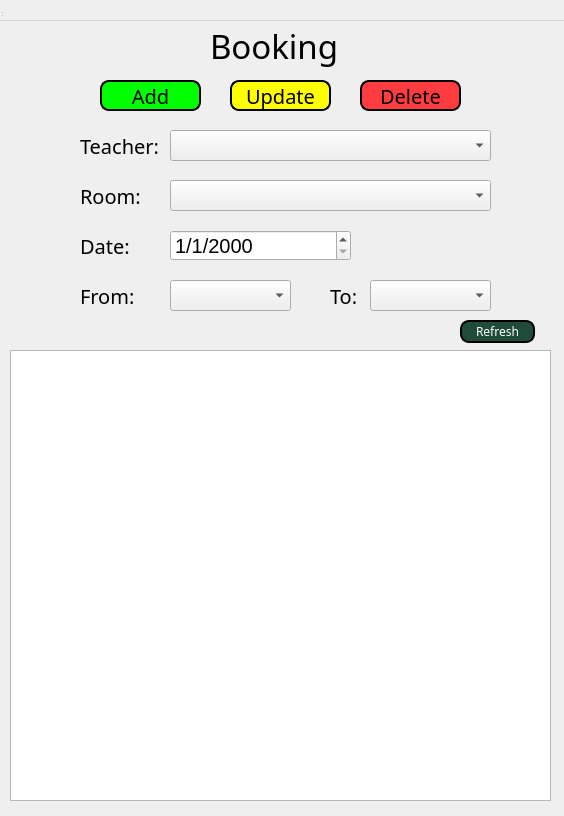
<?xml version="1.0" encoding="UTF-8"?>
<ui version="4.0">
 <class>Booking_Window</class>
 <widget class="QDialog" name="Booking_Window">
  <property name="geometry">
   <rect>
    <x>0</x>
    <y>0</y>
    <width>564</width>
    <height>816</height>
   </rect>
  </property>
  <property name="windowTitle">
   <string>Booking</string>
  </property>
  <widget class="QWidget" name="centralwidget" native="true">
   <property name="geometry">
    <rect>
     <x>0</x>
     <y>0</y>
     <width>100</width>
     <height>30</height>
    </rect>
   </property>
  </widget>
  <widget class="QMenuBar" name="menubar">
   <property name="geometry">
    <rect>
     <x>0</x>
     <y>0</y>
     <width>567</width>
     <height>21</height>
    </rect>
   </property>
  </widget>
  <widget class="QStatusBar" name="statusbar">
   <property name="geometry">
    <rect>
     <x>0</x>
     <y>0</y>
     <width>3</width>
     <height>18</height>
    </rect>
   </property>
  </widget>
  <widget class="QLabel" name="label">
   <property name="geometry">
    <rect>
     <x>210</x>
     <y>20</y>
     <width>151</width>
     <height>51</height>
    </rect>
   </property>
   <property name="font">
    <font>
     <family>FiraCode Nerd Font Mono Ret</family>
     <pointsize>25</pointsize>
    </font>
   </property>
   <property name="text">
    <string>Booking</string>
   </property>
  </widget>
  <widget class="QComboBox" name="room_booking">
   <property name="geometry">
    <rect>
     <x>170</x>
     <y>180</y>
     <width>321</width>
     <height>31</height>
    </rect>
   </property>
   <property name="font">
    <font>
     <pointsize>15</pointsize>
    </font>
   </property>
  </widget>
  <widget class="QLabel" name="room">
   <property name="geometry">
    <rect>
     <x>80</x>
     <y>180</y>
     <width>61</width>
     <height>31</height>
    </rect>
   </property>
   <property name="font">
    <font>
     <family>FiraCode Nerd Font Mono Ret</family>
     <pointsize>15</pointsize>
    </font>
   </property>
   <property name="text">
    <string>Room:</string>
   </property>
  </widget>
  <widget class="QLabel" name="date">
   <property name="geometry">
    <rect>
     <x>80</x>
     <y>230</y>
     <width>61</width>
     <height>31</height>
    </rect>
   </property>
   <property name="font">
    <font>
     <family>FiraCode Nerd Font Mono Ret</family>
     <pointsize>15</pointsize>
    </font>
   </property>
   <property name="text">
    <string>Date:</string>
   </property>
  </widget>
  <widget class="QLabel" name="time_from">
   <property name="geometry">
    <rect>
     <x>80</x>
     <y>280</y>
     <width>61</width>
     <height>31</height>
    </rect>
   </property>
   <property name="font">
    <font>
     <family>FiraCode Nerd Font Mono Ret</family>
     <pointsize>15</pointsize>
    </font>
   </property>
   <property name="text">
    <string>From:</string>
   </property>
  </widget>
  <widget class="QDateEdit" name="date_booking">
   <property name="geometry">
    <rect>
     <x>170</x>
     <y>230</y>
     <width>181</width>
     <height>31</height>
    </rect>
   </property>
   <property name="font">
    <font>
     <pointsize>15</pointsize>
    </font>
   </property>
   <property name="displayFormat">
    <string>d/M/yyyy</string>
   </property>
  </widget>
  <widget class="QComboBox" name="time_start_booking">
   <property name="geometry">
    <rect>
     <x>170</x>
     <y>280</y>
     <width>121</width>
     <height>31</height>
    </rect>
   </property>
   <property name="font">
    <font>
     <pointsize>15</pointsize>
    </font>
   </property>
  </widget>
  <widget class="QLabel" name="time_to">
   <property name="geometry">
    <rect>
     <x>330</x>
     <y>280</y>
     <width>41</width>
     <height>31</height>
    </rect>
   </property>
   <property name="font">
    <font>
     <family>FiraCode Nerd Font Mono Ret</family>
     <pointsize>15</pointsize>
    </font>
   </property>
   <property name="text">
    <string>To:</string>
   </property>
  </widget>
  <widget class="QComboBox" name="time_end_booking">
   <property name="geometry">
    <rect>
     <x>370</x>
     <y>280</y>
     <width>121</width>
     <height>31</height>
    </rect>
   </property>
   <property name="font">
    <font>
     <pointsize>15</pointsize>
    </font>
   </property>
  </widget>
  <widget class="QLabel" name="teacher">
   <property name="geometry">
    <rect>
     <x>80</x>
     <y>130</y>
     <width>81</width>
     <height>31</height>
    </rect>
   </property>
   <property name="font">
    <font>
     <family>FiraCode Nerd Font Mono Ret</family>
     <pointsize>15</pointsize>
    </font>
   </property>
   <property name="text">
    <string>Teacher:</string>
   </property>
  </widget>
  <widget class="QComboBox" name="teacher_booking">
   <property name="geometry">
    <rect>
     <x>170</x>
     <y>130</y>
     <width>321</width>
     <height>31</height>
    </rect>
   </property>
   <property name="font">
    <font>
     <family>Arial</family>
     <pointsize>15</pointsize>
    </font>
   </property>
  </widget>
  <widget class="QPushButton" name="add_btn">
   <property name="geometry">
    <rect>
     <x>100</x>
     <y>80</y>
     <width>101</width>
     <height>31</height>
    </rect>
   </property>
   <property name="font">
    <font>
     <family>FiraCode Nerd Font Mono Ret</family>
     <pointsize>15</pointsize>
    </font>
   </property>
   <property name="styleSheet">
    <string notr="true">background-color:rgb(0, 255, 0);
border-style:outset;
border-radius:9px;
border-width:2px;
border-color:black;</string>
   </property>
   <property name="text">
    <string>Add</string>
   </property>
  </widget>
  <widget class="QPushButton" name="update_btn">
   <property name="geometry">
    <rect>
     <x>230</x>
     <y>80</y>
     <width>101</width>
     <height>31</height>
    </rect>
   </property>
   <property name="font">
    <font>
     <family>FiraCode Nerd Font Mono Ret</family>
     <pointsize>15</pointsize>
    </font>
   </property>
   <property name="styleSheet">
    <string notr="true">background-color:rgb(255, 255, 0);
border-style:outset;
border-radius:9px;
border-width:2px;
border-color:black;</string>
   </property>
   <property name="text">
    <string>Update</string>
   </property>
  </widget>
  <widget class="QPushButton" name="delete_btn">
   <property name="geometry">
    <rect>
     <x>360</x>
     <y>80</y>
     <width>101</width>
     <height>31</height>
    </rect>
   </property>
   <property name="font">
    <font>
     <family>FiraCode Nerd Font Mono Ret</family>
     <pointsize>15</pointsize>
    </font>
   </property>
   <property name="styleSheet">
    <string notr="true">background-color:rgb(255, 61, 64);
border-style:outset;
border-radius:9px;
border-width:2px;
border-color:black;</string>
   </property>
   <property name="text">
    <string>Delete</string>
   </property>
  </widget>
  <widget class="QTableWidget" name="table_booking">
   <property name="geometry">
    <rect>
     <x>10</x>
     <y>350</y>
     <width>541</width>
     <height>451</height>
    </rect>
   </property>
  </widget>
  <widget class="QPushButton" name="refresh_btn">
   <property name="geometry">
    <rect>
     <x>460</x>
     <y>320</y>
     <width>75</width>
     <height>23</height>
    </rect>
   </property>
   <property name="font">
    <font>
     <family>FiraCode Nerd Font Mono Ret</family>
    </font>
   </property>
   <property name="styleSheet">
    <string notr="true">background-color:rgb(33, 75, 57);
color:white;
border-style:outset;
border-radius:9px;
border-width:2px;
border-color:black;</string>
   </property>
   <property name="text">
    <string>Refresh</string>
   </property>
  </widget>
 </widget>
 <resources/>
 <connections/>
</ui>
